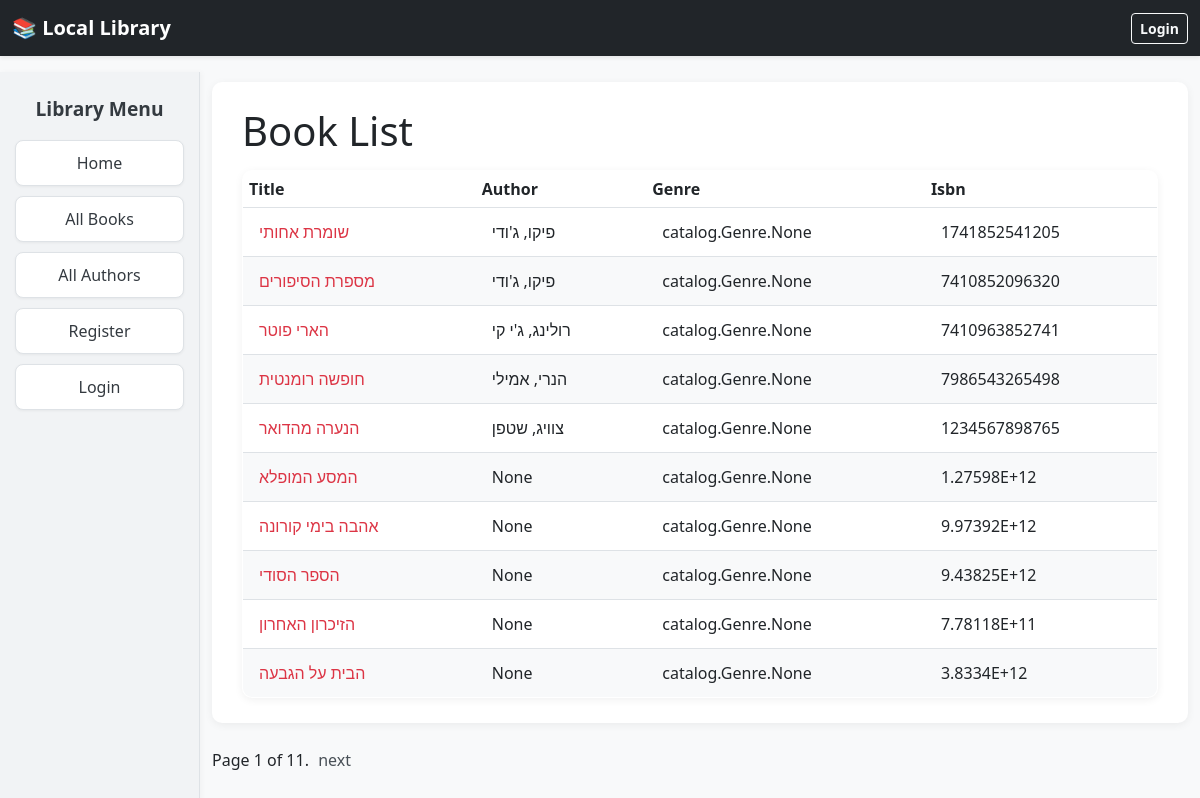
/catalog/books/, run on the app's committed database.
### catalog/models.py (models this page shows, shortened)
class Book(models.Model):
    title = models.CharField(max_length=200)
    author = models.ForeignKey('Author', on_delete=models.RESTRICT, null=True)
    language = models.ForeignKey('Language', on_delete=models.SET_NULL, null=True)
    summary = models.TextField(
        max_length=1000, help_text="Enter a brief description of the book")
    isbn = models.CharField('ISBN', max_length=13,
                            unique=True,
                            help_text='13 Character <a href="https://www.isbn-international.org/content/what-isbn'
                                      '">ISBN number</a>')
    genre = models.ManyToManyField(
        Genre, help_text="Select a genre for this book")
    def get_absolute_url(self):
        return reverse('book-detail', args=[str(self.id)])

class Author(models.Model):
    first_name = models.CharField(max_length=100)
    last_name = models.CharField(max_length=100)
    date_of_birth = models.DateField(null=True, blank=True)
    date_of_death = models.DateField('Died', null=True, blank=True)
    class Meta:
        ordering = ['last_name', 'first_name']
    def __str__(self):
        return f'{self.last_name}, {self.first_name}'

### catalog/views.py (the view)
# urls.py: path('books/', views.BookListView.as_view(), name='books'),
class BookListView(generic.ListView):
    model=Book
    paginate_by = 10

### catalog/templates/catalog/book_list.html
{% extends "base_generic.html" %}
{% block content %}
  <h1>Book List</h1>
  {% if book_list %}
     <table border="1" cellpadding="6" cellspacing="0" style="border-collapse: collapse;">
      <tr>
        <th>Title</th>
        <th>Author</th>
        <th>Genre</th>
        <th>Isbn</th>
      </tr>
    <tr>
      {% for book in book_list %}
           <tr>
        <td><a href="{{ book.get_absolute_url }}">{{ book.title }}</a></td>
        <td>{{ book.author }}</td>
        <td>{{book.genre}}</td>
        <td>{{book.isbn}}</td>
      </tr>
      {% endfor %}
    </table>
  {% else %}
    <p>There are no books in the library.</p>
  {% endif %}
{% endblock %}

### catalog/templates/base_generic.html (shortened to what this page needs)
<!doctype html>
<html lang="en">
  <head>
    <link href="https://cdn.jsdelivr.net/npm/bootstrap@5.3.3/dist/css/bootstrap.min.css"
      rel="stylesheet"
>
    {% load static %}
    <link rel="stylesheet" href="{% static 'css/styles.css' %}" />
  </head>
  <body>
    <nav class="navbar navbar-expand-lg navbar-dark bg-dark shadow-sm mb-3">
      <div class="container-fluid">
        <a class="navbar-brand fw-semibold" href="{% url 'index' %}">📚 Local Library</a>
        {% if user.is_authenticated %}
          <span class="navbar-text text-white me-3">
            Hello, {{ user.get_username }}
          </span>
          <form id="logout-form" method="post" action="{% url 'logout' %}" class="d-inline">
            {% csrf_token %}
            <button type="submit" class="btn btn-danger btn-sm fw-semibold">Logout</button>
          </form>
        {% else %}
          <a href="{% url 'login' %}?next={{ request.path }}" class="btn btn-outline-light btn-sm fw-semibold">Login</a>
        {% endif %}
      </div>
    </nav>
    <div class="container-fluid">
      <div class="row">
        <div class="col-sm-2 sidebar-container">
          {% block sidebar %}
          <div class="sidebar">
            <h4 class="sidebar-title">Library Menu</h4>
            <a href="{% url 'index' %}" class="sidebar-btn">Home</a>
            <a href="{% url 'books' %}" class="sidebar-btn">All Books</a>
            <a href="{% url 'authors' %}" class="sidebar-btn">All Authors</a>
            <a href="{% url 'register' %}" class="sidebar-btn">Register</a>
            {% if user.is_authenticated %}
              <a href="{% url 'my-borrowed' %}" class="sidebar-btn">My Borrowed</a>
            {% else %}
              <a href="{% url 'login' %}?next={{ request.path }}" class="sidebar-btn">Login</a>
            {% endif %}
          </div>
          {% endblock %}
        </div>
        <div class="col-sm-10">
          <div class="content-card">
            {% block content %}{% endblock %}
          </div>
          {% block pagination %}
            {% if is_paginated %}
              <div class="pagination">
                <span class="page-links">
                  <span class="page-current">
                    Page {{ page_obj.number }} of {{ page_obj.paginator.num_pages }}.
                  </span>
                  {% if page_obj.has_next %}
                    <a href="{{ request.path }}?page={{ page_obj.next_page_number }}">next</a>
                  {% endif %}
                </span>
              </div>
            {% endif %}
          {% endblock %}
        </div>
      </div>
    </div>
  </body>
</html>

### catalog/static/css/styles.css (style rules this page uses)
body { font-family: 'Poppins', 'Segoe UI', Arial, sans-serif; background-color: #f8f9fa; color: #212529; }
.sidebar-container { background-color: #f1f3f5; min-height: 100vh; padding: 25px 15px; border-right: 1px solid #dee2e6; box-shadow: 2px 0 5px rgba(0,0,0,0.03); }
.sidebar { display: flex; flex-direction: column; align-items: stretch; }
.sidebar-title { font-size: 1.2rem; font-weight: 600; color: #343a40; text-align: center; margin-bottom: 20px; }
.sidebar-btn { display: block; width: 100%; background-color: #ffffff; color: #343a40; border: 1px solid #dee2e6; border-radius: 8px; font-weight: 500; text-decoration: none; padding: 10px 14px; text-align: center; margin-bottom: 10px; transition: all 0.25s ease-in-out; box-shadow: 0 1px 3px rgba(0,0,0,0.05); }
.content-card { background-color: white; border-radius: 10px; padding: 25px 30px; box-shadow: 0 2px 8px rgba(0,0,0,0.06); margin-top: 10px; min-height: 80vh; }
.pagination { margin-top: 25px; text-align: center; }
.pagination a { margin: 0 5px; text-decoration: none; color: #495057; }
table { width: 100%; border-collapse: separate; border-spacing: 0; background-color: #ffffff; border-radius: 10px; overflow: hidden; box-shadow: 0 2px 8px rgba(0,0,0,0.06); margin-top: 15px; font-family: 'Poppins', 'Segoe UI', Arial, sans-serif; }
tbody td { padding: 12px 16px; border-top: 1px solid #dee2e6; }
tbody tr:nth-child(even) { background-color: #f8f9fa; }
table a { color: #dc3545; text-decoration: none; font-weight: 500; transition: color 0.2s ease-in-out; }

### data on the page
Book: title "שומרת אחותי", author "פיקו, ג'ודי", genre "catalog.Genre.None", isbn "1741852541205"
Book: title "מספרת הסיפורים", author "פיקו, ג'ודי", genre "catalog.Genre.None", isbn "7410852096320"
Book: title "הארי פוטר", author "רולינג, ג'י קי", genre "catalog.Genre.None", isbn "7410963852741"
Book: title "חופשה רומנטית", author "הנרי, אמילי", genre "catalog.Genre.None", isbn "7986543265498"
Book: title "הנערה מהדואר", author "צוויג, שטפן", genre "catalog.Genre.None", isbn "1234567898765"
Book: title "המסע המופלא", author "None", genre "catalog.Genre.None", isbn "1.27598E+12"
Book: title "אהבה בימי קורונה", author "None", genre "catalog.Genre.None", isbn "9.97392E+12"
Book: title "הספר הסודי", author "None", genre "catalog.Genre.None", isbn "9.43825E+12"
Book: title "הזיכרון האחרון", author "None", genre "catalog.Genre.None", isbn "7.78118E+11"
Book: title "הבית על הגבעה", author "None", genre "catalog.Genre.None", isbn "3.8334E+12"

### other printed values
{{ page_obj.number }} "1"
{{ page_obj.paginator.num_pages }} "11"
